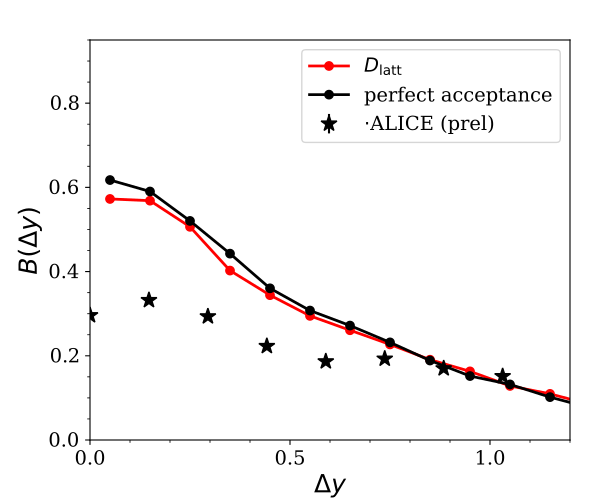

This figure's Python source:
import matplotlib.pyplot as plt
from matplotlib.lines import Line2D
import numpy as np
import os
from pylab import *
from matplotlib import ticker
from matplotlib.ticker import ScalarFormatter
sformatter=ScalarFormatter(useOffset=True,useMathText=True)
sformatter.set_scientific(True)
sformatter.set_powerlimits((-2,3))

#plt.ticklabel_format(style='sci', axis='y', scilimits=(0,0))

efficiency=1.0

font = {'family' : 'serif',
        'weight' : 'normal',
        'size'   : 14}
plt.rc('font', **font)
plt.rc('text', usetex=False)
plt.figure(figsize=(6,5))
fig = plt.figure(1)
ax = fig.add_axes([0.15,0.12,0.8,0.8])

centrality='alice_cent0_10'
chargepair='KK'
alicedata_filename='alicedata/BF_dy_KK_C0_10_ALICE.dat'

chargesdata = np.loadtxt('../D1/model_output/default_sum/'+centrality+'/results_alice/'+chargepair+'/bf_y.dat',skiprows=0,unpack=True)
x=chargesdata[0]
y1=chargesdata[1]
y_D1=efficiency*y1

cascadedata = np.loadtxt('../fromcascade/model_output/default_sum/'+centrality+'/results_alice/'+chargepair+'/bf_y.dat',skiprows=0,unpack=True)
xc=cascadedata[0]
yc1=cascadedata[1]
yc=efficiency*yc1

ysum_D1=y_D1+yc

chargesdatatest = np.loadtxt('../Dtest/model_output/default_sum/'+centrality+'/results_alice/'+chargepair+'/bf_y.dat',skiprows=0,unpack=True)
xtest=chargesdatatest[0]
y1test=chargesdatatest[1]
y_Dtest=efficiency*y1test

cascadedatatest = np.loadtxt('../fromcascadetest/model_output/default_sum/'+centrality+'/results_alice/'+chargepair+'/bf_y.dat',skiprows=0,unpack=True)
xctest=cascadedatatest[0]
yc1test=cascadedatatest[1]
yctest=efficiency*yc1test

ysum_Dtest=y_Dtest+yctest


#cdata=np.loadtxt('../acc_correction/model_output/default_sum/'+centrality+'/results_alice/'+chargepair+'/bf_y.dat',skiprows=0,unpack=True)
#cfactor=cdata[2]*4
#ysum_D1=ysum_D1/cfactor
#ysum_D0_5=ysum_D0_5/cfactor
#ysum_D2=ysum_D2/cfactor
#ysum_D4=ysum_D4/cfactor

Dy=0.1
D1norm=Dtestnorm=0.0
for i in range(0,20):
  D1norm+=ysum_D1[i]*Dy
  Dtestnorm+=ysum_Dtest[i]*Dy
print('norms are: ',D1norm,', ',Dtestnorm)

alicedata=np.loadtxt(alicedata_filename,skiprows=0,unpack=True)
alice_y=alicedata[0]
alice_bf=alicedata[1]
alice_errors=alicedata[2]

plt.plot(x,ysum_D1,linestyle='-',linewidth=2,marker='o',color='r',label='$D_{\\rm latt}$')
plt.plot(xtest,ysum_Dtest,linestyle='-',linewidth=2,marker='o',color='k',label='perfect acceptance')
plt.errorbar(alice_y,2.0*alice_bf,alice_errors,linestyle='None',markersize='12',marker='*',color='k',label='$\cdot$ALICE (prel)')
#plt.plot(aliceTOT_phi,aliceTOT_bf,linestyle='None',marker='*',color='k',label='ALICE (prel)')
ax.legend()

#plt.plot(x,z,linestyle=linestyles[1],linewidth=2,color='k',markersize=8, marker=markerstyles[3], markerfacecolor='r', markeredgecolor=colors[3])

#plt.semilogy(x,y)

ax.tick_params(axis='both', which='major', labelsize=14)

ax.set_xticks(np.arange(0,2,0.5), minor=False)
ax.set_xticklabels(np.arange(0,2,0.5), minor=False, family='serif')
ax.set_xticks(np.arange(0,2,0.1), minor=True)
ax.xaxis.set_major_formatter(ticker.FormatStrFormatter('%0.1f'))
plt.xlim(0.0,1.2)

ax.set_yticks(np.arange(0,2.0,0.2), minor=False)
ax.set_yticklabels(np.arange(0,2.0,0.2), minor=False, family='serif')
ax.set_yticks(np.arange(0,2.0,0.05), minor=True)
plt.ylim(0.0,0.95)
#ax.set_yticks(0.1:1.0:10.0:100.0, minor=True)
#ax.yaxis.set_major_formatter(ticker.FormatStrFormatter('%.1e'))
ax.yaxis.set_major_formatter(sformatter)

plt.xlabel('$\Delta y$', fontsize=18, weight='normal')
plt.ylabel('$B(\Delta y)$',fontsize=18)
#plt.title('MathText Number $\sum_{n=1}^\infty({-e^{i\pi}}/{2^n})$!',
#fontsize=12, color='gray')
#plt.subplots_adjust(top=0.85)
plt.savefig('bf_y_KK_test.pdf',format='pdf')
#os.system('open -a Preview bf_y_KK.pdf')
os.system('okular bf_y_KK_test.pdf &')
#plt.show()
quit()
